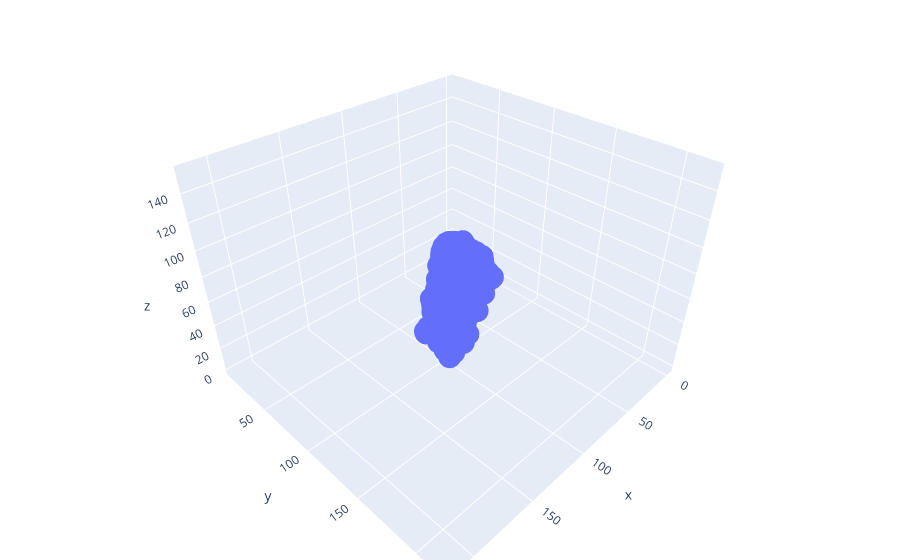

The code cell stored with this chart in its notebook:
### Code cell
df = pd.DataFrame(img.reshape((-1, 3)))
df.columns = ["red", "green", "blue"]
df.loc[:, "color"] = ["rgb(%d, %d, %d)" % tuple(row.values.tolist())  for _, row in df.iterrows()]
trace = go.Scatter3d(x=df.red, y=df.green, z=df.blue)
layout = go.Layout(margin=dict(l=0,
                               r=0,
                               b=0,
                               t=0))
fig = go.Figure(data=[trace], layout=layout)
fig.show()

### Figure 1 — Plotly figure (JSON) as saved in the notebook; plotly's stock layout.template omitted (floating-point values rounded to 4 significant figures; data arrays with more than 128 entries replaced by an {"elided": "..."} marker saying what was removed)
{"data": [{"type": "scatter3d", "x": {"elided": "29056 int values"}, "y": {"elided": "29056 int values"}, "z": {"elided": "29056 int values"}}], "layout": {"margin": {"b": 0, "l": 0, "r": 0, "t": 0}}}
